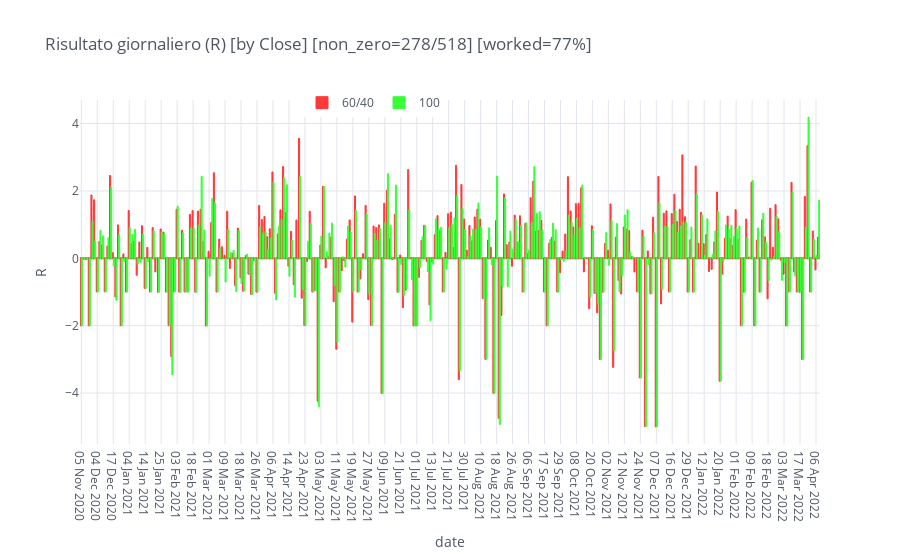

The code cell stored with this chart in its notebook:
### Code cell
df = merged.copy().groupby(pd.Grouper(freq='D')).sum()
df = df[df!=0].dropna(how='all').reset_index()
n_days = (df.iloc[-1, 0] - df.iloc[0, 0]).days
df['close'] = df.close.dt.strftime('%d %b %Y')
df.iplot(kind='bar', x='close', opacity=1, yTitle='R', zerolinecolor='grey',
         title=f'Risultato giornaliero (R) [by Close] [non_zero={len(df)}/{n_days}] [worked={len(df)/(n_days*.7):.0%}]',
         colors=cf_colors, xTitle='date', legend='top')

### Figure 1 — Plotly figure (JSON) as saved in the notebook; plotly's stock layout.template omitted (floating-point values rounded to 4 significant figures; data arrays with more than 128 entries replaced by an {"elided": "..."} marker saying what was removed)
{"data": [{"marker": {"color": "rgba(255, 56, 56, 1)", "line": {"color": "rgba(255, 56, 56, 1.0)", "width": 1}}, "name": "60/40", "orientation": "v", "text": "", "type": "bar", "x": {"elided": "278 str values"}, "y": {"elided": "278 float values"}}, {"marker": {"color": "rgba(56, 255, 56, 1)", "line": {"color": "rgba(56, 255, 56, 1.0)", "width": 1}}, "name": "100", "orientation": "v", "text": "", "type": "bar", "x": {"elided": "278 str values"}, "y": {"elided": "278 float values"}}], "layout": {"legend": {"bgcolor": "#FFFFFF", "font": {"color": "#4D5663"}, "orientation": "h", "x": 0.3, "y": 0.95, "yanchor": "bottom"}, "paper_bgcolor": "#FFFFFF", "plot_bgcolor": "#FFFFFF", "showlegend": true, "title": {"font": {"color": "#4D5663"}, "text": "Risultato giornaliero (R) [by Close] [non_zero=278/518] [worked=77%]"}, "xaxis": {"gridcolor": "#E1E5ED", "showgrid": true, "tickfont": {"color": "#4D5663"}, "title": {"font": {"color": "#4D5663"}, "text": "date"}, "zerolinecolor": "grey"}, "yaxis": {"gridcolor": "#E1E5ED", "showgrid": true, "tickfont": {"color": "#4D5663"}, "title": {"font": {"color": "#4D5663"}, "text": "R"}, "zerolinecolor": "grey"}}}
